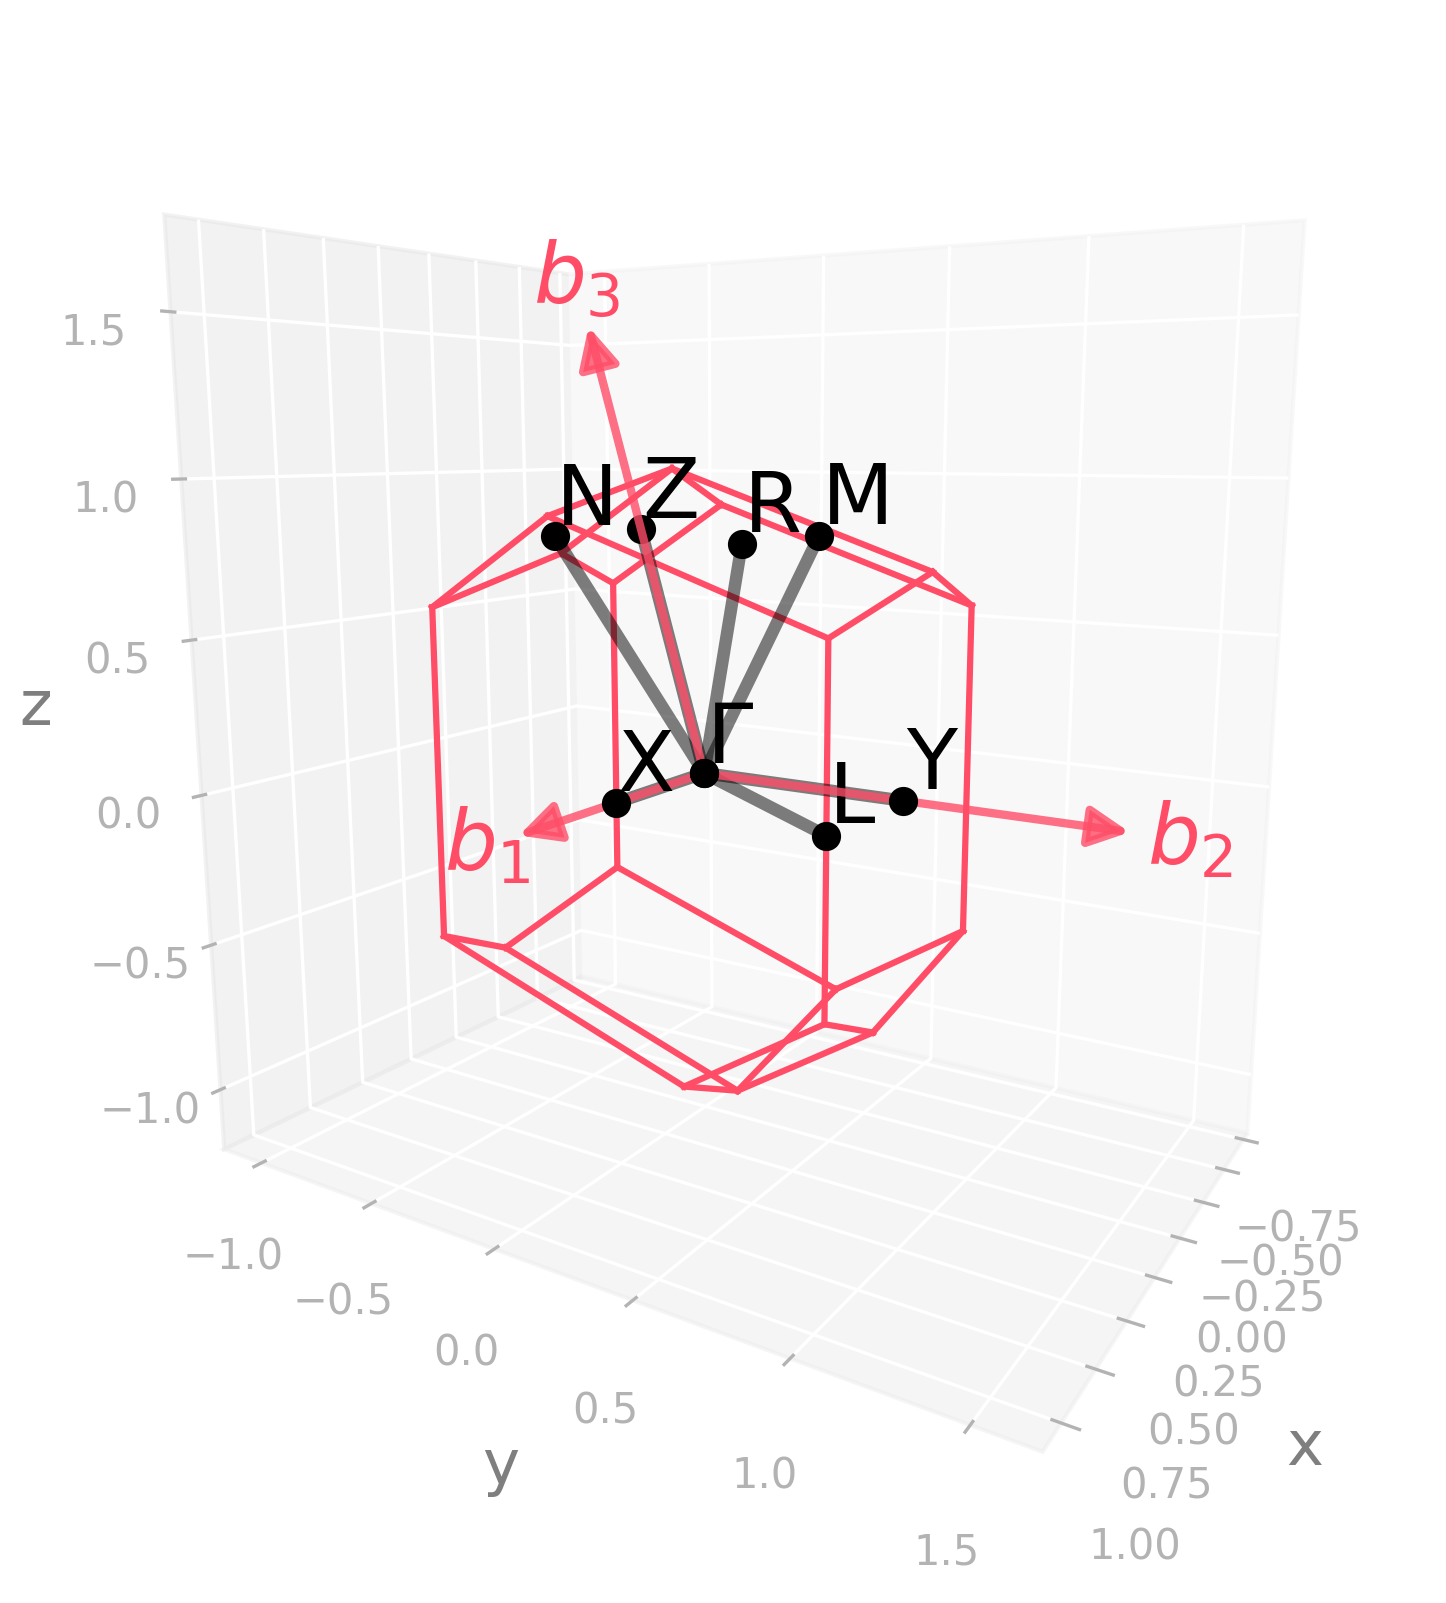

This chart was generated by the following Python code:
import radtools as rad

l = rad.lattice_example("TRI2a")
backend = rad.PlotlyBackend()
backend.plot(l, kind="brillouin-kpath")
# Save an image:
backend.save("tri2a_brillouin.png")
# Interactive plot:
backend.show()
